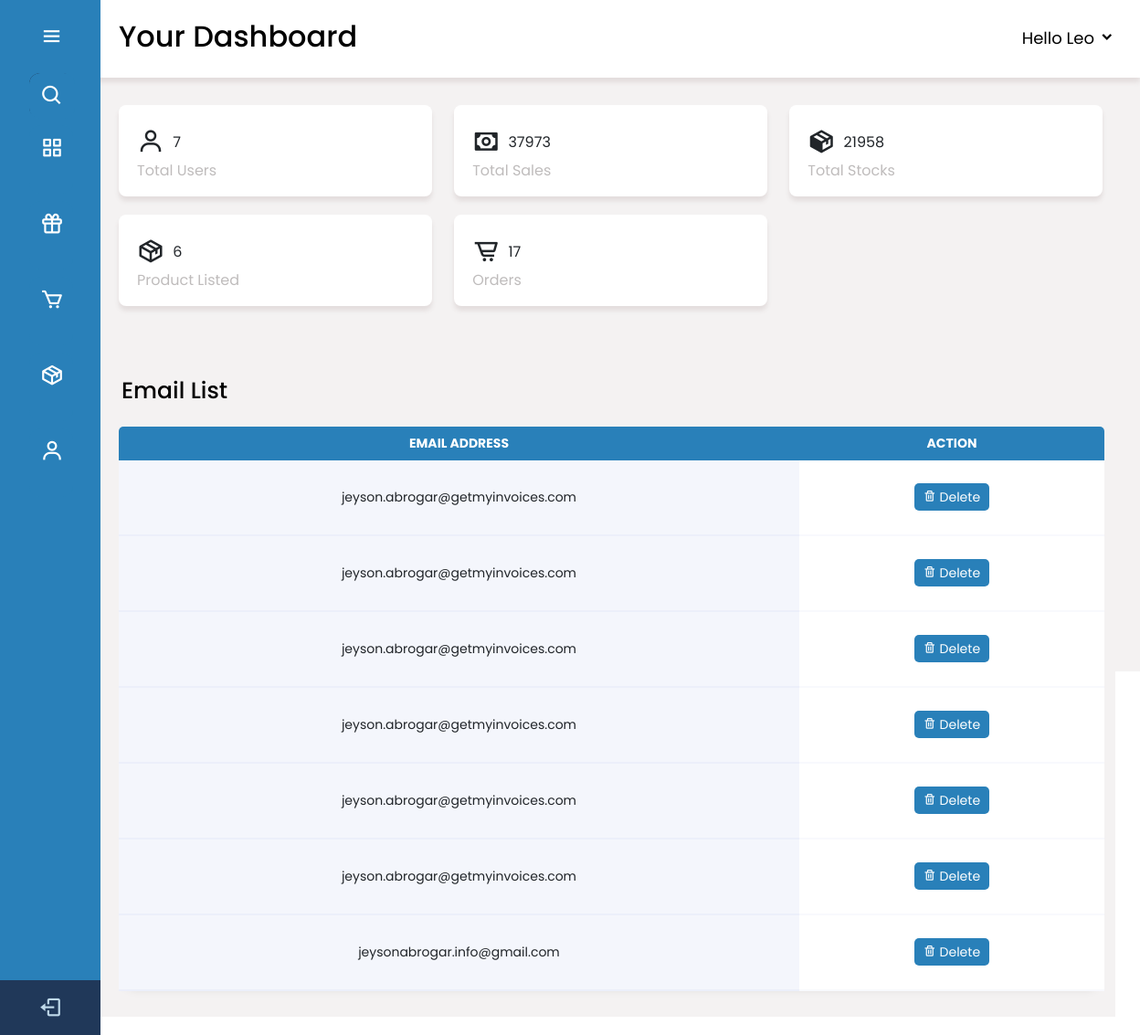
Page /pages/admin/dashboard/dashboard.php (signed in) on the committed database.
### tables this page shows
CREATE TABLE `news_letter` (
  `id` int(11) NOT NULL,
  `email_address` varchar(100) NOT NULL
);

### pages/admin/dashboard/dashboard.php (the view, shortened to what this page needs)
<?php
include_once('../../customer/config.php');
?>
<!DOCTYPE html>
<html>
  <head>
    <link rel="stylesheet" href="css/dashboard.css" />
    <link rel="stylesheet" href="css/style.css" />
    <link href="https://unpkg.com/boxicons@2.0.7/css/boxicons.min.css" rel="stylesheet"/>
    <link href="https://cdn.jsdelivr.net/npm/bootstrap@5.2.3/dist/css/bootstrap.min.css" rel="stylesheet"/>
    <link
      rel="stylesheet"
      href="https://stackpath.bootstrapcdn.com/font-awesome/4.7.0/css/font-awesome.min.css"
    />
    </head>
  </head>
  <body>
    <div class="sidebar">
      <div class="logo-details">
        <i class="bx bx-menu" id="btn"></i>
      </div>
      <ul class="nav-list">
        <li >
          <i class="bx bx-search" ></i>
        </li>
        <li>
          <a href="dashboard.php">
            <i class="bx bx-grid-alt"></i>
          </a>
        </li>
        <?php if($_SESSION['ROLE'] == 'super_admin'){ ?>
        <li>
          <a href="adminProduct.php">
            <i class='bx bx-gift'></i>
          </a>
        </li>
        <li>
          <a href="adminOrders.php">
            <i class='bx bx-cart'></i>
          </a>
        </li>
        <li>
          <a href="adminStocks.php">
            <i class='bx bx-package'></i>
          </a>
        </li>
        <?php } ?>
        <li>
          <a href="user_accounts.php">
            <i class="bx bx-user"></i>
          </a>
        </li>
        <li class="profile" style="background-color: #000;">
          <div class="complete_name"> Hello <?php echo ucwords($_SESSION['NAME']); ?></div>
          <i class="bx bx-log-out" id="log_out" ><a href="../api/logout.php"></a></i>
        </li>
      </ul>
    </div>
    <section class="header">
      <h2>Your Dashboard <b id="complete_name"></b></h2>
      <div class="dropdown" id="#complete_name">
        <button class="dropbtn" id="name">
          Hello <?php echo ucwords($_SESSION['NAME']);  ?> <i class="bx bxs-chevron-down"></i>
        </button>
      </div>
    </section>
    <section class="container">
      <div class="user-card">
        <div class="containercard1">
          <div class="description1">
            <i class='bx bx-user'></i>
            <div class="fetch-result">
              <?php
                $dash_user_query = "SELECT * from users";
                $dash_user_query_run = mysqli_query($con, $dash_user_query);
                if($post_total = mysqli_num_rows($dash_user_query_run))
                  {
                    echo $post_total;
                  }
                else
                  {
                    echo "No Data";
                  }
              ?>
            </div>
          </div>
          <div class="card-footer1">
            <a href="user_accounts.php">Total Users</a>
          </div>
        </div>
      </div>
      <div class="sales-card">
        <div class="containercard1">
          <div class="description1">
            <i class='bx bx-money'></i>
            <div class="fetch-result">
              <?php
             $results = mysqli_query($con, "SELECT sum(Amount) FROM orders") or die(mysqli_error());
             while($rows = mysqli_fetch_array($results)){
               echo $rows['sum(Amount)']; }?>
            </div>
          </div>
          <div class="card-footer1">
            <a href="#">Total Sales</a>
          </div>
        </div>
      </div>
      <div class="stocks-card">
        <div class="containercard1">
          <div class="description1">
            <i class='bx bxs-package'></i>
            <div class="fetch-result">
              <?php
              $results = mysqli_query($con, "SELECT sum(Quantity) FROM stocks") or die(mysqli_error());
              while($rows = mysqli_fetch_array($results)){
                echo $rows['sum(Quantity)']; }?>
            </div>
          </div>
          <div class="card-footer1">
            <a href="adminStocks.php">Total Stocks</a>
          </div>
        </div>
      </div>
      <div class="products-card">
        <div class="containercard1">
          <div class="description1">
            <i class='bx bx-package'></i>
            <div class="fetch-result">
            <?php
              $dash_products_query = "SELECT * from products";
              $dash_products_query_run = mysqli_query($con, $dash_products_query);
              if($post_total = mysqli_num_rows($dash_products_query_run))
                {
                  echo $post_total;
                }
              else
                {
                  echo "No Data";
                }
            ?>
            </div>
          </div>
          <div class="card-footer1">
            <a href="adminProduct.php">Product Listed</a>
          </div>
        </div>
      </div>
      <div class="messages-card">
        <div class="containercard1">
          <div class="description1">
            <i class='bx bx-cart-alt'></i>
            <div class="fetch-result">
              <?php
                $dash_products_query = "SELECT * from orders";
                $dash_products_query_run = mysqli_query($con, $dash_products_query);
                if($post_total = mysqli_num_rows($dash_products_query_run))
                  {
                    echo $post_total;
                  }
                else
                  {
                    echo "No Data";
                  }
              ?>
            </div>
          </div>
          <div class="card-footer1">
            <a href="adminOrders.php">Orders</a>
          </div>
        </div>
      </div>
      <?php if($_SESSION['ROLE'] == 'super_admin'){ ?>
        <section class="ftco-section" id="user-section-wrapper" >
          <div class="container" id="user-section-wrapper" >
            <div class="row justify-content-center" id="heading" >
              <div class="col-md-12 text-left mb-3"  >
                <h3 class="heading-section">Email List</h3>
              </div>
            </div>
            <div class="row">
              <div class="col-md-15">
                <div class="table-wrap" style="border-radius: 5px;">
                  <table class="table">
                    <thead class="thead-primary" id="t-head">
                      <tr style="min-width: 400px;" id="t-rows" >
                        <th>EMAIL ADDRESS</th>
                        <th>ACTION</th>
                      </tr>
                    </thead>
                    <tbody>
                      <?php
                              if ($_SESSION['ROLE'] == "super_admin") {
                        $query = "SELECT * FROM news_letter";
                          }else{
                        $role = $_SESSION['ROLE'];
                        $query = "SELECT * FROM news_letter WHERE role = '$role'";
                          }
                              $result = $con->query($query);
                        if ($result->num_rows > 0) {
                              while ($row = $result->fetch_array()) {
                          ?>
                      <tr>
                        <td><?php echo $row['email_address']?></td>
                        <td>
                          <a href="adminOrders.php?delete=<?php echo $row['id']; ?>" class="delete-btn" id="delete-btn" onclick="return confirm('are your sure you want to delete this?');"><i class='bx bx-trash'></i> Delete </a>
                        </td>
                      </tr>
                      <?php	}
                      }else{
                          echo "<h2>No record found!</h2>";
                      } ?>
                    </tbody>
                  </table>
                </div>
              </div>
            </div>
          </div>
        </section>
      </main><?php } ?>
    </section>
  </body>
</html>

### pages/admin/dashboard/css/dashboard.css (style rules this page uses)
* { margin: 0; padding: 0; box-sizing: border-box; font-family: "Poppins" , sans-serif; }
.sidebar { position: fixed; left: 0; top: 0; height: 100%; width: 110px; background: #2980b9; padding-right: 30px; z-index: 99; transition: all 0.5s ease; }
.sidebar .logo-details { height: 80px; margin-left: 10%; width: 100%; display: flex; align-items: center; position: relative; text-align: center; }
.sidebar .logo-details #btn { position: absolute; top: 50%; right: 0; margin-right: 8%; transform: translateY(-50%); font-size: 22px; transition: all 0.4s ease; font-size: 23px; text-align: center; cursor: pointer; transition: all 0.5s ease; }
.sidebar i { color: #fff; height: 60px; min-width: 50px; font-size: 35px; text-align: center; line-height: 60px; }
.sidebar .nav-list { height: 100%; width: 100%; }
.sidebar li { position: relative; margin-bottom: 8px; list-style: none; }
.sidebar li i { font-size: 26px !important; margin-bottom: 25px !important; }
.logo-details i { font-size: 26px !important; }
.sidebar .bx-search { position: absolute; top: 50%; left: 0; transform: translateY(-50%); font-size: 22px; background: #2980b9; color: #FFF; border-style: none; border-radius: -10px !important; }
.sidebar li a { display: flex; height: 100%; width: 100%; border-radius: 12px; align-items: center; text-decoration: none; transition: all 0.4s ease; background: #2980b9; }
.sidebar li i { height: 50px; line-height: 50px; font-size: 18px; border-radius: 12px; }
.sidebar li.profile { position: fixed; color: #fff !important; height: 60px; width: 110px; left: 0; bottom: -8px; padding: 10px 14px; background: #1d1b31; opacity: 70% ; transition: all 0.5s ease; overflow: hidden; }
.sidebar .profile #log_out { position: absolute; top: 50%; right: 0; transform: translateY(-50%); background: #1d1b31; width: 100%; height: 60px; line-height: 60px; border-radius: 0px; transition: all 0.5s ease; }
.complete_name { padding-top: 5px !important; }
.dropbtn { background-color: white; color: black; padding: 16px; font-size: 18px; line-height: 19px; border: none; }
.dropdown { position: relative; float: right; line-height: 30px; list-style: none; border-radius: 5px; background-color: #f5f5f5; margin-right: 1%; margin-top: 15px; }
.header { transition: all 0.5s ease; background-color: #fff; box-shadow: 0 5px 5px #e3dddd; height: 85px; z-index: 2; padding-left: 130px; position: relative; width: 100%; }
.header h2 { line-height: 80px; display: inline-block; }
.container { background-color: #f4f2f2; position: relative; padding-left: 130px !important; height: 650px; min-width: 100% !important; padding-top: 30px; }
.user-card, .sales-card, .stocks-card, .products-card, .messages-card { box-shadow: 0 5px 5px #e3dddd; cursor: pointer; padding-top: 20px; padding-left: 20px; border-radius: 8px; height: 100px; width: 31%; background-color: #fff; display: inline-block; margin-right: 20px; }
.products-card, .messages-card { margin-top: 20px; }
.description1 i { font-size: 30px; margin-right: 5px; margin-top: 5px; display: inline-block; }
.fetch-result { display: inline-block; vertical-align: top; padding-top: 9px; }
.card-footer1 a { text-decoration: none; color: #bfbcbc; }
#user-section-wrapper { padding-bottom: 20px !important; margin-left: -65px; margin-right: -50px !important; }
#heading { margin-top: -80px !important; }
#t-head { background: #2980b9; border-top-right-radius: 20px !important; border-top-left-radius: 20px !important; max-height: 60px !important; }
#delete-btn { background-color: #2980b9; padding: 5px 10px; color: #fff; text-decoration: none; border-radius: 5px; }

### rows in the picture
news_letter: email_address "jeyson.abrogar@getmyinvoices.com"
news_letter: email_address "jeyson.abrogar@getmyinvoices.com"
news_letter: email_address "jeyson.abrogar@getmyinvoices.com"
news_letter: email_address "jeyson.abrogar@getmyinvoices.com"
news_letter: email_address "jeyson.abrogar@getmyinvoices.com"
news_letter: email_address "jeyson.abrogar@getmyinvoices.com"
news_letter: email_address "jeysonabrogar.info@gmail.com"

### other values in the picture
$_SESSION['NAME'] "Leo"
$post_total "7"
$rows['sum(Amount)'] "37973"
$rows['sum(Quantity)'] "21958"
$post_total "6"
$post_total "17"
